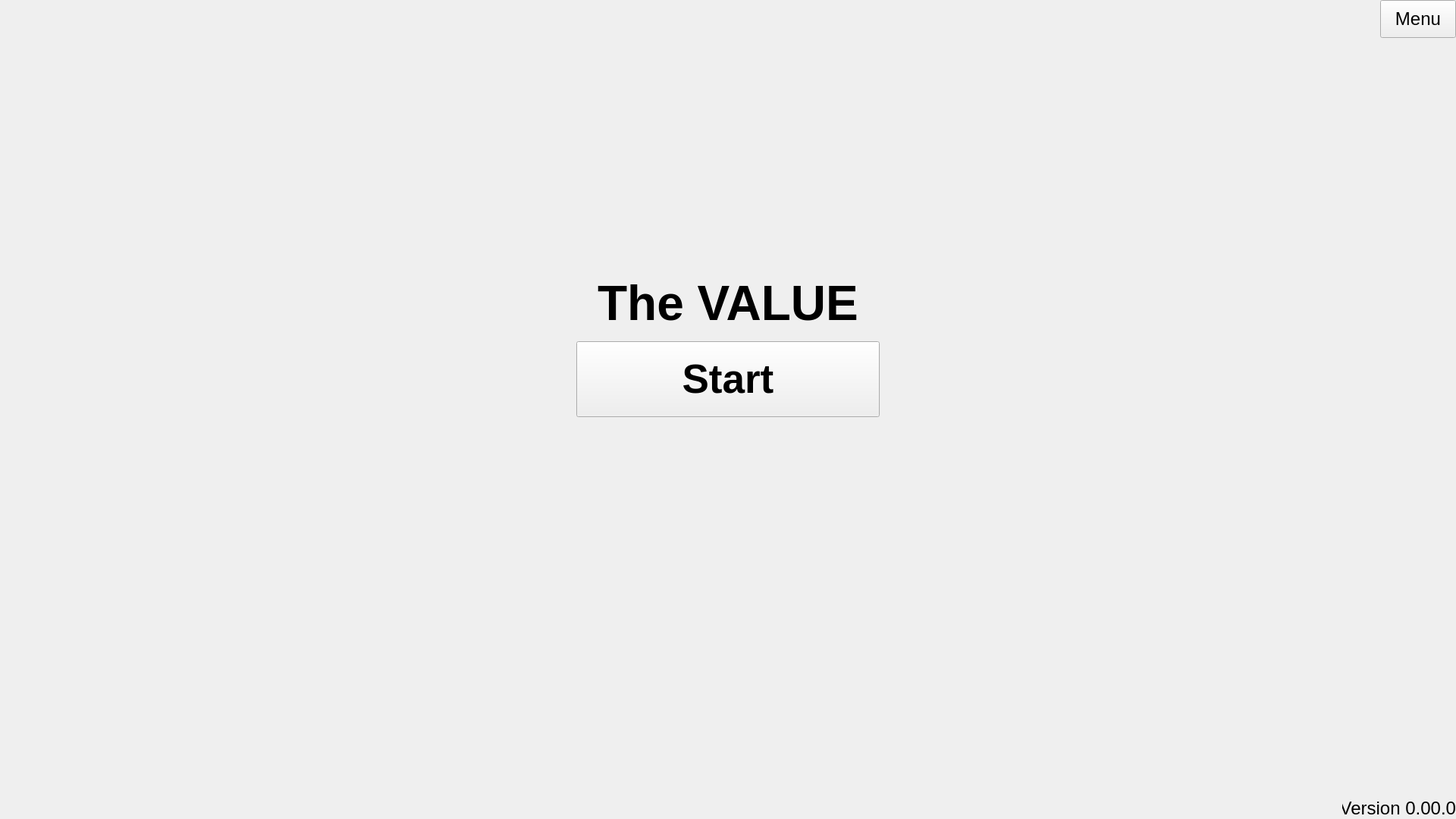
<?xml version="1.0" encoding="UTF-8"?>
<ui version="4.0">
 <class>HomepageContainer</class>
 <widget class="QWidget" name="HomepageContainer">
  <property name="geometry">
   <rect>
    <x>0</x>
    <y>0</y>
    <width>1920</width>
    <height>1080</height>
   </rect>
  </property>
  <property name="sizePolicy">
   <sizepolicy hsizetype="Preferred" vsizetype="Preferred">
    <horstretch>0</horstretch>
    <verstretch>0</verstretch>
   </sizepolicy>
  </property>
  <property name="sizeIncrement">
   <size>
    <width>1</width>
    <height>1</height>
   </size>
  </property>
  <property name="windowTitle">
   <string>Form</string>
  </property>
  <widget class="QLabel" name="VersionLabel">
   <property name="geometry">
    <rect>
     <x>1770</x>
     <y>1030</y>
     <width>150</width>
     <height>50</height>
    </rect>
   </property>
   <property name="sizeIncrement">
    <size>
     <width>1</width>
     <height>1</height>
    </size>
   </property>
   <property name="font">
    <font>
     <pointsize>18</pointsize>
    </font>
   </property>
   <property name="text">
    <string>Version 0.00.0</string>
   </property>
   <property name="alignment">
    <set>Qt::AlignmentFlag::AlignBottom|Qt::AlignmentFlag::AlignRight|Qt::AlignmentFlag::AlignTrailing</set>
   </property>
  </widget>
  <widget class="QPushButton" name="MenuButton">
   <property name="geometry">
    <rect>
     <x>1820</x>
     <y>0</y>
     <width>100</width>
     <height>50</height>
    </rect>
   </property>
   <property name="sizeIncrement">
    <size>
     <width>1</width>
     <height>1</height>
    </size>
   </property>
   <property name="font">
    <font>
     <family>Segoe UI</family>
     <pointsize>18</pointsize>
    </font>
   </property>
   <property name="text">
    <string>Menu</string>
   </property>
  </widget>
  <widget class="QLabel" name="MainLabel">
   <property name="geometry">
    <rect>
     <x>760</x>
     <y>350</y>
     <width>400</width>
     <height>100</height>
    </rect>
   </property>
   <property name="sizeIncrement">
    <size>
     <width>1</width>
     <height>1</height>
    </size>
   </property>
   <property name="font">
    <font>
     <pointsize>48</pointsize>
     <bold>true</bold>
    </font>
   </property>
   <property name="text">
    <string>The VALUE</string>
   </property>
   <property name="alignment">
    <set>Qt::AlignmentFlag::AlignCenter</set>
   </property>
  </widget>
  <widget class="QPushButton" name="StartButton">
   <property name="geometry">
    <rect>
     <x>760</x>
     <y>450</y>
     <width>400</width>
     <height>100</height>
    </rect>
   </property>
   <property name="sizeIncrement">
    <size>
     <width>1</width>
     <height>1</height>
    </size>
   </property>
   <property name="font">
    <font>
     <pointsize>40</pointsize>
     <bold>true</bold>
    </font>
   </property>
   <property name="text">
    <string>Start</string>
   </property>
   <property name="checkable">
    <bool>false</bool>
   </property>
  </widget>
  <action name="actionSettings">
   <property name="checkable">
    <bool>false</bool>
   </property>
   <property name="icon">
    <iconset theme="applications-development"/>
   </property>
   <property name="text">
    <string>Settings</string>
   </property>
   <property name="menuRole">
    <enum>QAction::MenuRole::PreferencesRole</enum>
   </property>
  </action>
 </widget>
 <resources/>
 <connections/>
</ui>
